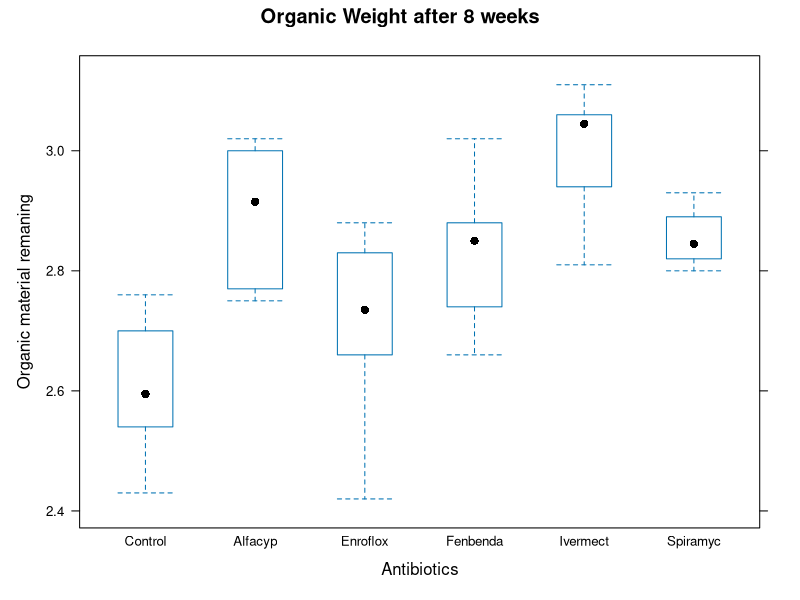
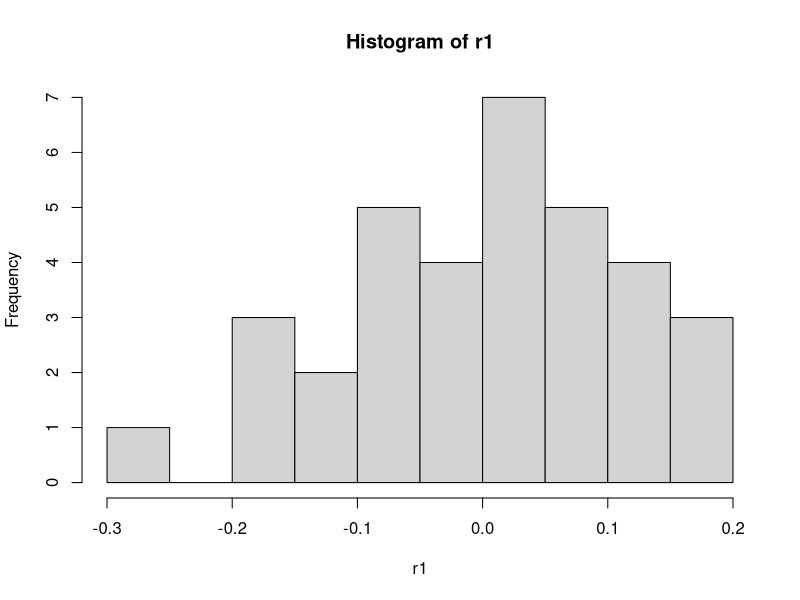
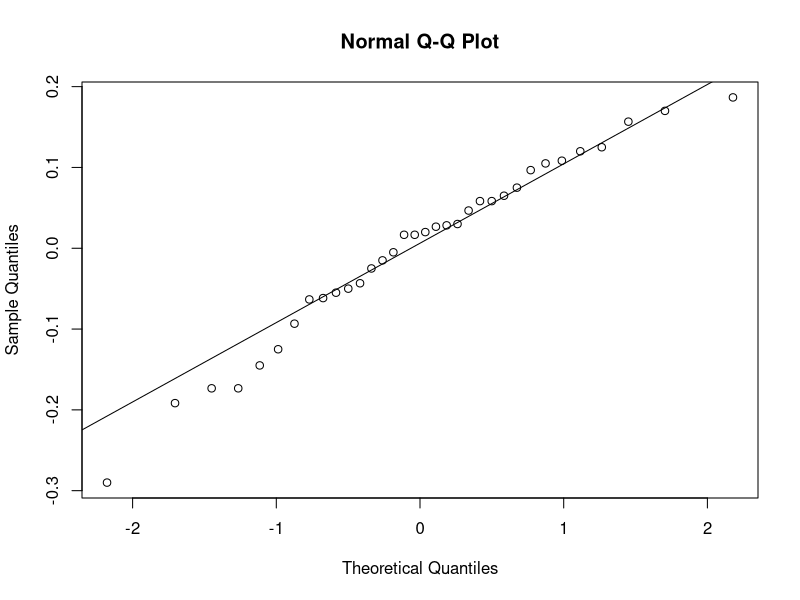

Write the R code that produced these figures, in order.
## ---- chunk 1
#| echo: false
library(knitr)
## ---- chunk 2
#| fig-align: center
#| echo: false
#| out-width: 60%
library(lattice)
heifers <- read.csv("data/antibio.csv")
u_levels <- sort(unique(heifers$type))
heifers$type <- factor(heifers$type, levels=u_levels[c(2, 1, 3, 4, 5, 6)])
bwplot(org ~ as.factor(type), data=heifers, 
       xlab="Antibiotics", ylab="Organic material remaning",
       main="Organic Weight after 8 weeks")
## ---- chunk 3
#| echo: FALSE
aggregate(org ~ type, heifers, function(x) c(mean = mean(x),  
                                             sd = sd(x),
                                             count=as.integer(length(x))))
## ---- chunk 4
#R 
heifers <- read.csv("data/antibio.csv")
u_levels <- sort(unique(heifers$type))
heifers$type <- factor(heifers$type, 
                       levels=u_levels[c(2, 1, 3, 4, 5, 6)])
heifers_lm <- lm(org ~ type, data=heifers)
anova(heifers_lm)
## ---- chunk 5
# R
coef(heifers_lm)
## ---- chunk 6
#| layout-ncol: 2
#| out-width: "45%"
r1 <- residuals(heifers_lm)
hist(r1)
qqnorm(r1); qqline(r1)

## ---- chunk 7
# R 
summary_out <- anova(heifers_lm)
est_coef <- coef(heifers_lm)
est1  <- unname(est_coef[3]) # coefficient for Enrofloxacin
MSW <- summary_out$`Mean Sq`[2]
df <- summary_out$Df[2]
q1 <- qt(0.025, df, 0, lower.tail = FALSE)

lower_ci <- est1 - q1*sqrt(MSW * (1/6 + 1/6))
upper_ci <- est1 + q1*sqrt(MSW * (1/6 + 1/6))
cat("The 95% CI for the diff. between Enrofloxacin and Control is (",
    format(lower_ci, digits = 3), ",", 
    format(upper_ci, digits = 3), ").", sep="")
## ---- chunk 8
c1 <- c(-1, 0.5, 0.5)
n_vals <- c(6, 6, 6)
L <- sum(c1*est_coef[3:5])

#MSW <- summary_out[[1]]$`Mean Sq`[2]
#df <- summary_out[[1]]$Df[2]
se1 <- sqrt(MSW * sum( c1^2 / n_vals ) )

q1 <- qt(0.025, df, 0, lower.tail = FALSE)

lower_ci <- L - q1*se1
upper_ci <- L + q1*se1
cat("The 95% CI for the diff. between the two groups is (",
    format(lower_ci, digits = 2), ",", 
    format(upper_ci, digits = 2), ").", sep="")
## ---- chunk 9
cat("The 95% CI for the diff. between the two groups is (",
    format(lower_ci, digits = 2), ",", format(upper_ci, digits = 2), ").", sep="")
## ---- chunk 10
TukeyHSD(aov(heifers_lm), ordered = TRUE)
## ---- chunk 11
kruskal.test(heifers$org, heifers$type)
